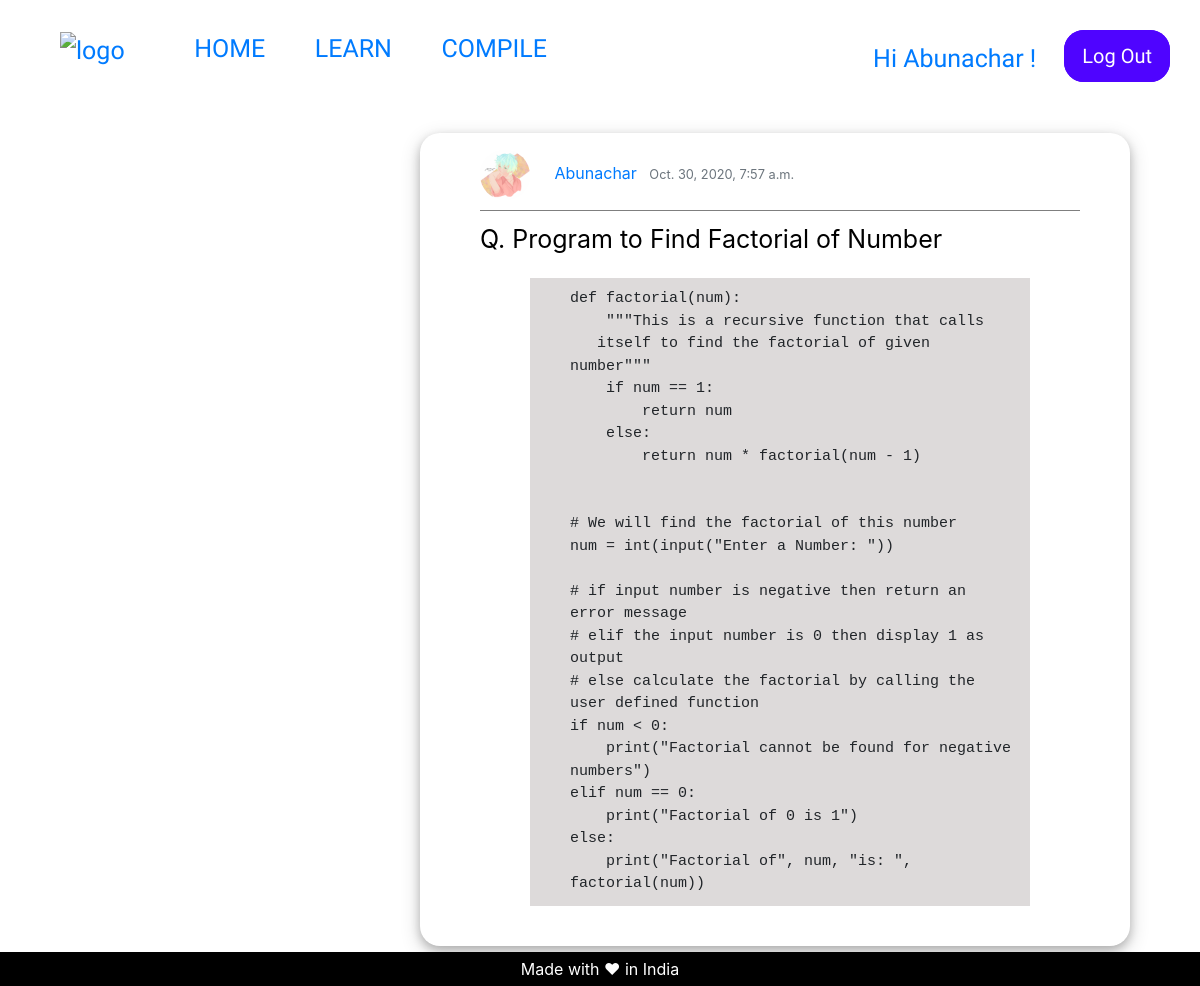
/beginner/12/ (signed in), run on the app's committed database.
### pages/models.py (models this page shows, shortened)
class BegPost(models.Model):
    title = models.CharField(max_length=200)
    author = models.ForeignKey(
        'auth.User',
        on_delete=models.CASCADE,
    )
    date_posted = models.DateTimeField(default=timezone.now)
    solution = models.TextField()

class Profile(models.Model):
    user = models.OneToOneField(User, on_delete=models.CASCADE)
    images = models.ImageField(
        default="default.png", upload_to='profile_pics')

### pages/views.py (the view)
class BeginnerDetailView(LoginRequiredMixin, DetailView):
    model = BegPost
    template_name = 'beg-post-Detail.html'

### templates/beg-post-Detail.html (shortened to what this page needs)
{% extends 'post-Base.html' %}
{% load static %}
{% block Post-content %}
<article class="media content-section shad">
  <div class="media-body">
    <div class="article-metadata under-line">
      <img src="{{ object.author.profile.images.url }}" alt="UserProfile" class="rounded-circle article-img">
      <a class="mr-2" href="#">{{ object.author }}</a>
      <small class="text-muted"> {{ object.date_posted }}</small>
    </div>
    <p class="art-underline article-title">Q. {{ object.title }}</p>
    <pre class="article-content">{{ object.solution }}</pre>
  </div>
</article>
{% endblock Post-content %}

### templates/post-Base.html (shortened to what this page needs)
{% extends 'base.html' %}
{% load static %}
{% block headcontent %}
<link href="{% static 'css/advance.css' %}" rel="stylesheet" />
{% endblock headcontent %}
{% block content %}
<div class="container-fluid">
  <div class="container size-container">
    {% block Post-content %}
    {% endblock Post-content %}
  </div>
</div>
{% endblock content %}

### templates/base.html (shortened to what this page needs)
{% load static %}
<!DOCTYPE html>
<html>
<head>
	<link href="{% static 'css/base.css' %}" rel="stylesheet">
	<link rel="stylesheet" href="https://maxcdn.bootstrapcdn.com/bootstrap/4.0.0/css/bootstrap.min.css">
	{% block headcontent %}
	{% endblock headcontent %}
</head>
<body>
	<div clas="container">
		<div class="nav">
			<div class="nav-left">
				<a href="{% url 'home' %}"><img src="{% static 'images/newlogo.jpg' %}" alt="logo" style="width:70px; height:55px;"></a>
				<a href="{% url 'home' %}">HOME</a>
				<a href="{% url 'learn' %}">LEARN</a>
				<a href="{% url 'compile' %}">COMPILE</a>
			</div>
			<div class="nav-right">
				{% if user.is_authenticated %}
				<div class="userLogin">
					<a href="{% url 'profile' %}">
						Hi {{ user.username }} !
					</a>
				</div>
				<div class="signupBut">
					<a href="{% url 'logout' %}">Log Out</a>
				</div>
				{% endif %}
			</div>
		</div>
		{% block content %}
		{% endblock content %}
	</div>
	<div class="site-footer">
		<div> Made with ❤ in India</div>
	</div>
</body>
</html>

### static/css/base.css (style rules this page uses)
.nav { display: flex; justify-content: space-between; }
.nav a { text-decoration: none; font-size: 25px; padding: 15px 15px 0px 15px; font-family: "Orbitron", sans-serif; }
.nav-right, .nav-left { padding: 30px 30px 0px 30px; }
.nav-right { display: flex; padding-left: 50px; }
.nav-left img { width: 60px; height: 50px; padding-right: 20px; }
.nav-left a { padding-left: 30px; }
.userLogin { font-size: 20px; padding-right: 10px; margin: 10px 3px 5px 3px; font-family: "Orbitron", sans-serif; }
.site-footer { padding: 5px 0px 5px 0px; position: absolute; left: 0; bottom: 0; width: 100%; background-color: black; color: white; text-align: center; }
.signupBut { text-align: right; margin: auto; }
.signupBut a { font-size: 20px; font-family: "Orbitron", sans-serif; color: white; text-decoration: none; padding: 11px 15px 11px 15px; border: 3px solid rgb(79, 4, 255); border-radius: 20px; background: rgb(79, 4, 255); }

### static/css/advance.css (style rules this page uses)
.container-fluid { display: flex; width: 100%; margin-top: 10px; }
.size-container { width: 1000px; margin-left: 350px; margin-right: auto; }
.shad { padding: 17px 50px 20px 60px; box-shadow: 0 4px 10px 0 rgba(0, 0, 0, 0.2), 0 6px 20px 0 rgba(0, 0, 0, 0.19); margin: 40px; border-radius: 20px; }
.under-line { padding-bottom: 10px; border-bottom: 1px solid rgba(0, 0, 0, 0.5); }
.art-underline { padding-top: 10px; font-size: 25px; }
.article-img { width: 50px; height: 50px; margin-right: 20px; }
.article-title { text-decoration: none; color: black; }
.article-content { overflow-x: auto; white-space: pre-wrap; white-space: -moz-pre-wrap; white-space: -pre-wrap; white-space: -o-pre-wrap; word-wrap: break-word; background: rgba(171, 164, 164, 0.4); margin: 20px 50px 20px 50px; padding: 10px 10px 10px 40px; font-size: 15px; }

### data on the page
BegPost: author.profile.images (picture), author "Abunachar", date_posted "Oct. 30, 2020, 7:57 a.m.", title "Program to Find Factorial of Number", solution "def factorial(num): \"\"\"This is a recursive function that calls itself to find the factorial of given number\"\"\" if num == 1: return num else: return num * factorial(num - 1) # We will find the factorial of this number num = int(input(\"Enter a Number: \")) # if input number is negative then return an error message # elif the input number is 0 then display 1 as output # else calculate the factorial by calling the user defined function if num < 0: print(\"Factorial cannot be found for negative numbers\") elif num == 0: print(\"Factorial of 0 is 1\") else: print(\"Factorial of\", num, \"is: \", factorial(num))"

### other printed values
{{ user.username }} "Abunachar"
